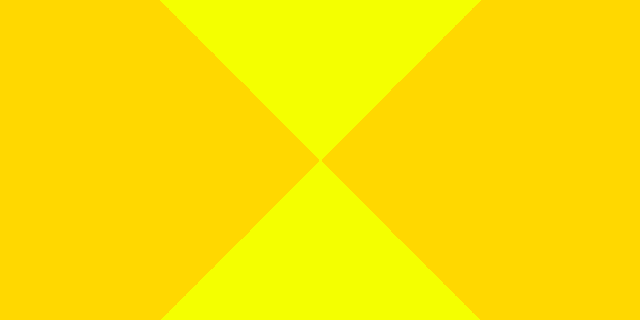
Frame 1 (no input)
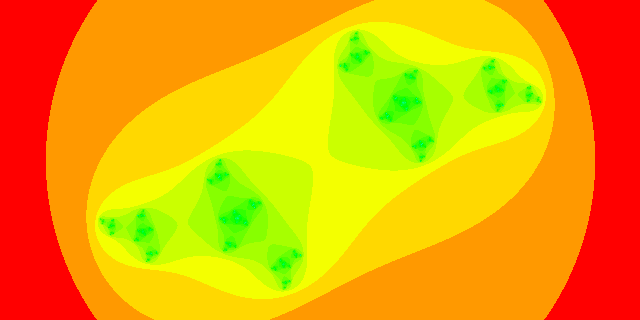
Frame 60 (the mouse pressed at the canvas centre just before this capture)
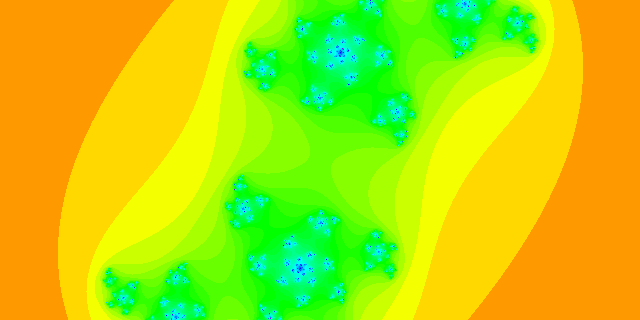
Frame 120 (the mouse held since frame 60 and released just before this capture)

The Processing sketch that drew these frames (run headless with seeded random() and noise(); from frame 60 on, the mouse is pressed at the canvas centre):

// Processing sketch: Julia_Set
// ── Julia_Set.pde
// Coding Train
// Coding Challenge 22 - Julia Set
// https://www.youtube.com/watch?v=fAsaSkmbF5s&list=PLRqwX-V7Uu6ZiZxtDDRCi6uhfTH4FilpH&index=25

float angle = 0;

void setup(){
  size(640, 320);
  colorMode(HSB,1); 
}

void draw(){
  
  //float ca = -0.8;
  //float cb = 0.156;
  
  //float ca = map(mouseX, 0, width, -1, 1);
  //float cb = map(mouseY, 0, height, -1, 1);
  
  float ca = cos(angle*3.213);
  float cb = sin(angle);
  
  angle += 0.02;

  background(1);

  //float w = 5;
  float w = abs(sin(angle))*5;
  float h = (w * height) / width;

  float xmin = -w/2;
  float ymin = -h/2;

  loadPixels();

  int maxiterations = 100;
  
  float xmax = xmin + w;
  float ymax = ymin + h;

  float dx = (xmax - xmin) / (width);
  float dy = (ymax - ymin) / (height);
  
  float y = ymin;
  for (int j = 0; j < height; j++){
    float x = xmin;
    for (int i = 0; i < width; i++){    
      float a = x;
      float b = y;
      int n = 0;
      while (n < maxiterations){
        float aa = a * a;
        float bb = b * b;

        if (aa + bb > 4.0){
          break;
        }

        float twoab = 2.0 * a * b;      
        a = aa - bb + ca;
        b = twoab + cb;     
        n++;
      }
    
      int pix = (i + j * width);
      if (n == maxiterations){
        pixels[pix] = color(0);
      } else {
        float hue = sqrt(float(n)/maxiterations);
        pixels[pix] = color(hue, 255, 150);
      }
      x += dx;
    }
    y += dy;
  }
  updatePixels();
  println(frameRate);
}
